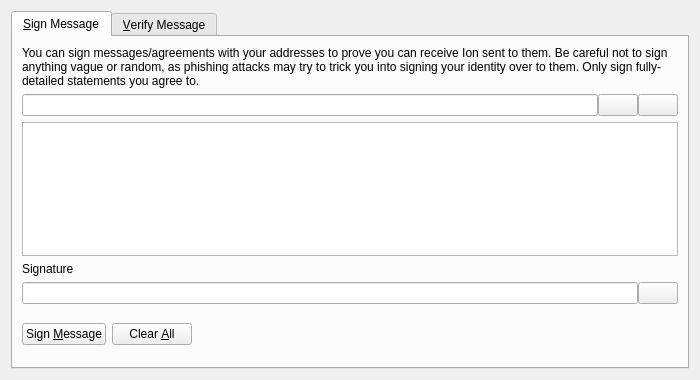
<?xml version="1.0" encoding="UTF-8"?>
<ui version="4.0">
 <class>SignVerifyMessageDialog</class>
 <widget class="QDialog" name="SignVerifyMessageDialog">
  <property name="geometry">
   <rect>
    <x>0</x>
    <y>0</y>
    <width>700</width>
    <height>380</height>
   </rect>
  </property>
  <property name="windowTitle">
   <string>Signatures - Sign / Verify a Message</string>
  </property>
  <property name="modal">
   <bool>true</bool>
  </property>
  <layout class="QVBoxLayout" name="verticalLayout">
   <item>
    <widget class="QTabWidget" name="tabWidget">
     <property name="currentIndex">
      <number>0</number>
     </property>
     <widget class="QWidget" name="tabSignMessage">
      <attribute name="title">
       <string>&amp;Sign Message</string>
      </attribute>
      <layout class="QVBoxLayout" name="verticalLayout_SM">
       <item>
        <widget class="QLabel" name="infoLabel_SM">
         <property name="text">
          <string>You can sign messages/agreements with your addresses to prove you can receive Ion sent to them. Be careful not to sign anything vague or random, as phishing attacks may try to trick you into signing your identity over to them. Only sign fully-detailed statements you agree to.</string>
         </property>
         <property name="textFormat">
          <enum>Qt::PlainText</enum>
         </property>
         <property name="wordWrap">
          <bool>true</bool>
         </property>
        </widget>
       </item>
       <item>
        <layout class="QHBoxLayout" name="horizontalLayout_1_SM">
         <property name="spacing">
          <number>0</number>
         </property>
         <item>
          <widget class="QValidatedLineEdit" name="addressIn_SM">
           <property name="toolTip">
            <string>The Ion address to sign the message with</string>
           </property>
          </widget>
         </item>
         <item>
          <widget class="QPushButton" name="addressBookButton_SM">
           <property name="toolTip">
            <string>Choose previously used address</string>
           </property>
           <property name="text">
            <string/>
           </property>
           <property name="shortcut">
            <string>Alt+A</string>
           </property>
           <property name="autoDefault">
            <bool>false</bool>
           </property>
          </widget>
         </item>
         <item>
          <widget class="QPushButton" name="pasteButton_SM">
           <property name="toolTip">
            <string>Paste address from clipboard</string>
           </property>
           <property name="text">
            <string/>
           </property>
           <property name="shortcut">
            <string>Alt+P</string>
           </property>
           <property name="autoDefault">
            <bool>false</bool>
           </property>
          </widget>
         </item>
        </layout>
       </item>
       <item>
        <widget class="QPlainTextEdit" name="messageIn_SM">
         <property name="toolTip">
          <string>Enter the message you want to sign here</string>
         </property>
        </widget>
       </item>
       <item>
        <widget class="QLabel" name="signatureLabel_SM">
         <property name="text">
          <string>Signature</string>
         </property>
         <property name="textFormat">
          <enum>Qt::PlainText</enum>
         </property>
        </widget>
       </item>
       <item>
        <layout class="QHBoxLayout" name="horizontalLayout_2_SM">
         <property name="spacing">
          <number>0</number>
         </property>
         <item>
          <widget class="QLineEdit" name="signatureOut_SM">
           <property name="font">
            <font>
             <italic>true</italic>
            </font>
           </property>
           <property name="readOnly">
            <bool>true</bool>
           </property>
          </widget>
         </item>
         <item>
          <widget class="QPushButton" name="copySignatureButton_SM">
           <property name="toolTip">
            <string>Copy the current signature to the system clipboard</string>
           </property>
           <property name="text">
            <string/>
           </property>
           <property name="autoDefault">
            <bool>false</bool>
           </property>
          </widget>
         </item>
        </layout>
       </item>
       <item>
        <layout class="QHBoxLayout" name="horizontalLayout_3_SM">
         <item>
          <widget class="QPushButton" name="signMessageButton_SM">
           <property name="toolTip">
            <string>Sign the message to prove you own this Ion address</string>
           </property>
           <property name="text">
            <string>Sign &amp;Message</string>
           </property>
           <property name="autoDefault">
            <bool>false</bool>
           </property>
          </widget>
         </item>
         <item>
          <widget class="QPushButton" name="clearButton_SM">
           <property name="toolTip">
            <string>Reset all sign message fields</string>
           </property>
           <property name="text">
            <string>Clear &amp;All</string>
           </property>
           <property name="autoDefault">
            <bool>false</bool>
           </property>
          </widget>
         </item>
         <item>
          <spacer name="horizontalSpacer_1_SM">
           <property name="orientation">
            <enum>Qt::Horizontal</enum>
           </property>
           <property name="sizeHint" stdset="0">
            <size>
             <width>40</width>
             <height>48</height>
            </size>
           </property>
          </spacer>
         </item>
         <item>
          <widget class="QLabel" name="statusLabel_SM">
           <property name="font">
            <font>
             <weight>75</weight>
             <bold>true</bold>
            </font>
           </property>
           <property name="text">
            <string/>
           </property>
           <property name="wordWrap">
            <bool>true</bool>
           </property>
          </widget>
         </item>
         <item>
          <spacer name="horizontalSpacer_2_SM">
           <property name="orientation">
            <enum>Qt::Horizontal</enum>
           </property>
           <property name="sizeHint" stdset="0">
            <size>
             <width>40</width>
             <height>48</height>
            </size>
           </property>
          </spacer>
         </item>
        </layout>
       </item>
      </layout>
     </widget>
     <widget class="QWidget" name="tabVerifyMessage">
      <attribute name="title">
       <string>&amp;Verify Message</string>
      </attribute>
      <layout class="QVBoxLayout" name="verticalLayout_VM">
       <item>
        <widget class="QLabel" name="infoLabel_VM">
         <property name="text">
          <string>Enter the receiver's address, message (ensure you copy line breaks, spaces, tabs, etc. exactly) and signature below to verify the message. Be careful not to read more into the signature than what is in the signed message itself, to avoid being tricked by a man-in-the-middle attack. Note that this only proves the signing party receives with the address, it cannot prove sendership of any transaction!</string>
         </property>
         <property name="textFormat">
          <enum>Qt::PlainText</enum>
         </property>
         <property name="alignment">
          <set>Qt::AlignLeading|Qt::AlignLeft|Qt::AlignTop</set>
         </property>
         <property name="wordWrap">
          <bool>true</bool>
         </property>
        </widget>
       </item>
       <item>
        <layout class="QHBoxLayout" name="horizontalLayout_1_VM">
         <property name="spacing">
          <number>0</number>
         </property>
         <item>
          <widget class="QValidatedLineEdit" name="addressIn_VM">
           <property name="toolTip">
            <string>The Ion address the message was signed with</string>
           </property>
          </widget>
         </item>
         <item>
          <widget class="QPushButton" name="addressBookButton_VM">
           <property name="toolTip">
            <string>Choose previously used address</string>
           </property>
           <property name="text">
            <string/>
           </property>
           <property name="shortcut">
            <string>Alt+A</string>
           </property>
           <property name="autoDefault">
            <bool>false</bool>
           </property>
          </widget>
         </item>
        </layout>
       </item>
       <item>
        <widget class="QPlainTextEdit" name="messageIn_VM"/>
       </item>
       <item>
        <widget class="QValidatedLineEdit" name="signatureIn_VM"/>
       </item>
       <item>
        <layout class="QHBoxLayout" name="horizontalLayout_2_VM">
         <item>
          <widget class="QPushButton" name="verifyMessageButton_VM">
           <property name="toolTip">
            <string>Verify the message to ensure it was signed with the specified Ion address</string>
           </property>
           <property name="text">
            <string>Verify &amp;Message</string>
           </property>
           <property name="autoDefault">
            <bool>false</bool>
           </property>
          </widget>
         </item>
         <item>
          <widget class="QPushButton" name="clearButton_VM">
           <property name="toolTip">
            <string>Reset all verify message fields</string>
           </property>
           <property name="text">
            <string>Clear &amp;All</string>
           </property>
           <property name="autoDefault">
            <bool>false</bool>
           </property>
          </widget>
         </item>
         <item>
          <spacer name="horizontalSpacer_1_VM">
           <property name="orientation">
            <enum>Qt::Horizontal</enum>
           </property>
           <property name="sizeHint" stdset="0">
            <size>
             <width>40</width>
             <height>48</height>
            </size>
           </property>
          </spacer>
         </item>
         <item>
          <widget class="QLabel" name="statusLabel_VM">
           <property name="font">
            <font>
             <weight>75</weight>
             <bold>true</bold>
            </font>
           </property>
           <property name="text">
            <string/>
           </property>
           <property name="wordWrap">
            <bool>true</bool>
           </property>
          </widget>
         </item>
         <item>
          <spacer name="horizontalSpacer_2_VM">
           <property name="orientation">
            <enum>Qt::Horizontal</enum>
           </property>
           <property name="sizeHint" stdset="0">
            <size>
             <width>40</width>
             <height>48</height>
            </size>
           </property>
          </spacer>
         </item>
        </layout>
       </item>
      </layout>
     </widget>
    </widget>
   </item>
  </layout>
 </widget>
 <customwidgets>
  <customwidget>
   <class>QValidatedLineEdit</class>
   <extends>QLineEdit</extends>
   <header>qvalidatedlineedit.h</header>
  </customwidget>
 </customwidgets>
 <resources>
  <include location="../ion.qrc"/>
 </resources>
 <connections/>
</ui>
